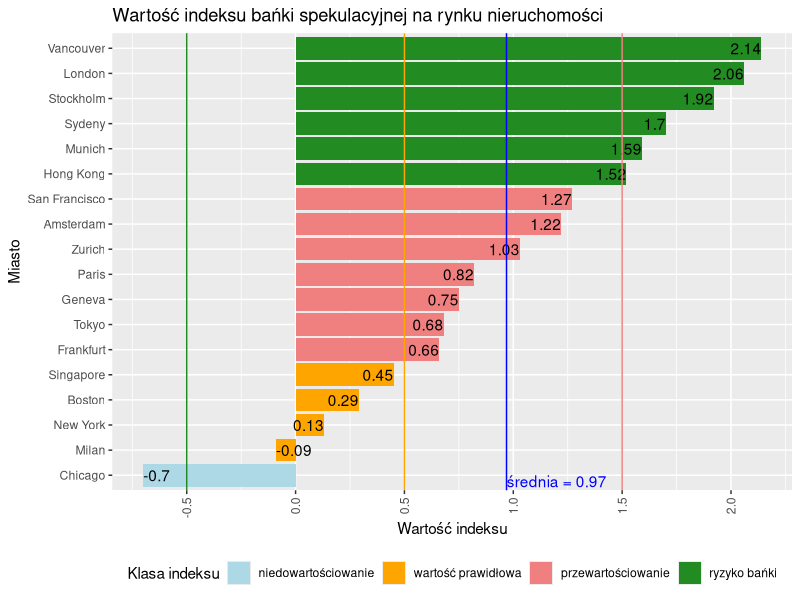

Source code (R):
# Autor: Patryk Tenderenda

# url: http://pulsinwestora.pb.pl/foto/4633970,3571,176118,743310,6-miast-zagrozonych-peknieciem-banki-na-rynku-nieruchomosci-wykres-dnia
# wykres: http://static.pb.pl/filtered/f6/176118,743310,f_663_663.jpg
# 6 miast zagrożonych pęknięciem bańki na rynku nieruchomości (WYKRES DNIA)
# Wartość obliczanego przez UBS Group indeksu bańki na rynku nieruchomości dla poszczególnych miast. 
# Wskaźnik przekraczający 0,5 oznacza przewartościowanie, a wyższy niż 1,5 - bańkę. 
# Na niedowartościowanie na rynku nieruchomości wskazuje wskaźnik niższy niż minus 0,5.

if(!require(ggplot2)){
  install.packages("ggplot2");
}
if(!require(ggrepel)){
  install.packages("ggrepel");
}

library(ggplot2)
library(ggrepel)

dane <- data.frame(miasto = c("Vancouver", "San Francisco", "Chicago", "Boston", "New York", "London", "Paris", "Stockholm", "Amsterdam", "Geneva", "Frankfurt", "Zurich", "Milan", "Munich", "Singapore", "Tokyo", "Hong Kong", "Sydeny"),
                   wartość = c(2.14, 1.27, -0.7, 0.29, 0.13, 2.06, 0.82, 1.92, 1.22, 0.75, 0.66, 1.03, -0.09, 1.59, 0.45, 0.68, 1.52, 1.70))
dane$miasto <- reorder(dane$miasto, dane$wartość)

dane$klasa <- ifelse(dane$wartość > 1.5,"ryzyko bańki", 
                     ifelse(dane$wartość > 0.5, "przewartościowanie",
                            ifelse(dane$wartość > -0.5, "wartość prawidłowa", "niedowartościowanie")))

wartość_średnia <- round(mean(dane$wartość), digits = 2)

ggplot(dane, aes(x = miasto)) +
  geom_bar(aes(weight = wartość, fill = klasa), position = "identity") +
  geom_text(aes(x=miasto, y=wartość, ymax=wartość, label=wartość, 
                hjust=ifelse(sign(wartość)>0, 1, 0))) + 
  coord_flip() +
  scale_fill_manual(
                values=c("lightblue", "orange1", "lightcoral", "forestgreen"), 
                name = "Klasa indeksu",
                breaks= c("niedowartościowanie", "wartość prawidłowa", 'przewartościowanie', "ryzyko bańki")) +
  geom_hline(aes(yintercept = 1.5), col="lightcoral") + 
  geom_hline(aes(yintercept = 0.5), col="orange1") + 
  geom_hline(aes(yintercept = -0.5), col="forestgreen") + 
  #geom_hline(aes(yintercept = -1a.5), col="lightblue") + 
  geom_hline(aes(yintercept = mean(dane$wartość)), col="blue") +
  annotate("text", x = 1, y = wartość_średnia, col="blue", 
           label = paste("średnia = ", wartość_średnia, sep=""),
           vjust = 1, hjust = 0)+
  
  scale_y_continuous(breaks= seq(-1.5, 2.5, 0.5)) +
  labs(title = "Wartość indeksu bańki spekulacyjnej na rynku nieruchomości", 
       x = "Miasto", 
       y = "Wartość indeksu") +
  theme(axis.text.x = element_text(angle = 90, hjust = 1, vjust = 0.5),
        legend.position="bottom")
